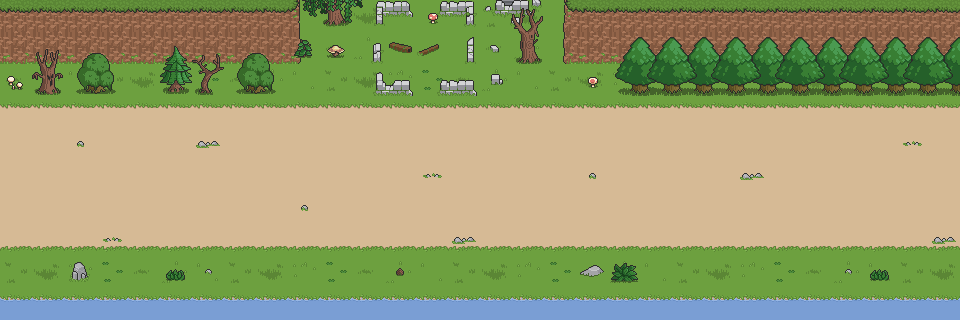

This game map was drawn from its Tiled (.tmx) file and the tilesets committed beside it. A one-line description and the trimmed map source follow:
An orthogonal 30x10 tile map with 32x32 px tiles, 4 tile layers (floor, cliff, decor1, decor2) and 12 objects (5x moster, 3x chord, 2x box, playerStart, milestone).

<map version="1.10" tiledversion="1.11.0" orientation="orthogonal" renderorder="right-down" width="30" height="10" tilewidth="32" tileheight="32" infinite="0" nextlayerid="8" nextobjectid="16">
 <editorsettings>
  <export target="stage_01_02.json" format="json" />
 </editorsettings>
 <tileset firstgid="1" name="Forest-Prairie Tileset v1" tilewidth="32" tileheight="32" tilecount="567" columns="21">
  <image source="../../Forest-Prairie Tileset v1.png" width="672" height="864" />
  <tile id="128">
   <properties>
    <property name="collides" type="bool" value="true" />
   </properties>
  </tile>
  <tile id="129">
   <properties>
    <property name="collides" type="bool" value="true" />
   </properties>
  </tile>
  <tile id="130">
   <properties>
    <property name="collides" type="bool" value="true" />
   </properties>
  </tile>
  <tile id="131">
   <properties>
    <property name="collides" type="bool" value="true" />
   </properties>
  </tile>
  <tile id="132">
   <properties>
    <property name="collides" type="bool" value="true" />
   </properties>
  </tile>
  <tile id="133">
   <properties>
    <property name="collides" type="bool" value="true" />
   </properties>
  </tile>
  <tile id="134">
   <properties>
    <property name="collides" type="bool" value="true" />
   </properties>
  </tile>
  <tile id="135">
   <properties>
    <property name="collides" type="bool" value="true" />
   </properties>
  </tile>
  <tile id="136">
   <properties>
    <property name="collides" type="bool" value="true" />
   </properties>
  </tile>
  <tile id="137">
   <properties>
    <property name="collides" type="bool" value="true" />
   </properties>
  </tile>
  <tile id="138">
   <properties>
    <property name="collides" type="bool" value="true" />
   </properties>
  </tile>
  <tile id="139">
   <properties>
    <property name="collides" type="bool" value="true" />
   </properties>
  </tile>
  <tile id="140">
   <properties>
    <property name="collides" type="bool" value="true" />
   </properties>
  </tile>
  <tile id="141">
   <properties>
    <property name="collides" type="bool" value="true" />
   </properties>
  </tile>
  <tile id="142">
   <properties>
    <property name="collides" type="bool" value="true" />
   </properties>
  </tile>
  <tile id="143">
   <properties>
    <property name="collides" type="bool" value="true" />
   </properties>
  </tile>
  <tile id="144">
   <properties>
    <property name="collides" type="bool" value="true" />
   </properties>
  </tile>
  <tile id="149">
   <properties>
    <property name="collides" type="bool" value="true" />
   </properties>
  </tile>
  <tile id="150">
   <properties>
    <property name="collides" type="bool" value="true" />
   </properties>
  </tile>
  <tile id="151">
   <properties>
    <property name="collides" type="bool" value="true" />
   </properties>
  </tile>
  <tile id="152">
   <properties>
    <property name="collides" type="bool" value="true" />
   </properties>
  </tile>
  <tile id="153">
   <properties>
    <property name="collides" type="bool" value="true" />
   </properties>
  </tile>
  <tile id="154">
   <properties>
    <property name="collides" type="bool" value="true" />
   </properties>
  </tile>
  <tile id="155">
   <properties>
    <property name="collides" type="bool" value="true" />
   </properties>
  </tile>
  <tile id="156">
   <properties>
    <property name="collides" type="bool" value="true" />
   </properties>
  </tile>
  <tile id="157">
   <properties>
    <property name="collides" type="bool" value="true" />
   </properties>
  </tile>
  <tile id="158">
   <properties>
    <property name="collides" type="bool" value="true" />
   </properties>
  </tile>
  <tile id="159">
   <properties>
    <property name="collides" type="bool" value="true" />
   </properties>
  </tile>
  <tile id="160">
   <properties>
    <property name="collides" type="bool" value="true" />
   </properties>
  </tile>
  <tile id="161">
   <properties>
    <property name="collides" type="bool" value="true" />
   </properties>
  </tile>
  <tile id="162">
   <properties>
    <property name="collides" type="bool" value="true" />
   </properties>
  </tile>
  <tile id="163">
   <properties>
    <property name="collides" type="bool" value="true" />
   </properties>
  </tile>
  <tile id="164">
   <properties>
    <property name="collides" type="bool" value="true" />
   </properties>
  </tile>
  <tile id="165">
   <properties>
    <property name="collides" type="bool" value="true" />
   </properties>
  </tile>
  <tile id="166">
   <properties>
    <property name="collides" type="bool" value="true" />
   </properties>
  </tile>
  <tile id="170">
   <properties>
    <property name="collides" type="bool" value="true" />
   </properties>
  </tile>
  <tile id="171">
   <properties>
    <property name="collides" type="bool" value="true" />
   </properties>
  </tile>
  <tile id="172">
   <properties>
    <property name="collides" type="bool" value="true" />
   </properties>
  </tile>
  <tile id="173">
   <properties>
    <property name="collides" type="bool" value="true" />
   </properties>
  </tile>
  <tile id="174">
   <properties>
    <property name="collides" type="bool" value="true" />
   </properties>
  </tile>
  <tile id="175">
   <properties>
    <property name="collides" type="bool" value="true" />
   </properties>
  </tile>
  <tile id="176">
   <properties>
    <property name="collides" type="bool" value="true" />
   </properties>
  </tile>
  <tile id="177">
   <properties>
    <property name="collides" type="bool" value="true" />
   </properties>
  </tile>
  <tile id="178">
   <properties>
    <property name="collides" type="bool" value="true" />
   </properties>
  </tile>
  <tile id="179">
   <properties>
    <property name="collides" type="bool" value="true" />
   </properties>
  </tile>
  <tile id="180">
   <properties>
    <property name="collides" type="bool" value="true" />
   </properties>
  </tile>
  <tile id="181">
   <properties>
    <property name="collides" type="bool" value="true" />
   </properties>
  </tile>
  <tile id="182">
   <properties>
    <property name="collides" type="bool" value="true" />
   </properties>
  </tile>
  <tile id="183">
   <properties>
    <property name="collides" type="bool" value="true" />
   </properties>
  </tile>
  <tile id="185">
   <properties>
    <property name="collides" type="bool" value="true" />
   </properties>
  </tile>
  <tile id="186">
   <properties>
    <property name="collides" type="bool" value="true" />
   </properties>
  </tile>
  <tile id="187">
   <properties>
    <property name="collides" type="bool" value="true" />
   </properties>
  </tile>
  <tile id="190">
   <properties>
    <property name="collides" type="bool" value="true" />
   </properties>
  </tile>
  <tile id="191">
   <properties>
    <property name="collides" type="bool" value="true" />
   </properties>
  </tile>
  <tile id="192">
   <properties>
    <property name="collides" type="bool" value="true" />
   </properties>
  </tile>
  <tile id="193">
   <properties>
    <property name="collides" type="bool" value="true" />
   </properties>
  </tile>
  <tile id="194">
   <properties>
    <property name="collides" type="bool" value="true" />
   </properties>
  </tile>
  <tile id="195">
   <properties>
    <property name="collides" type="bool" value="true" />
   </properties>
  </tile>
  <tile id="196">
   <properties>
    <property name="collides" type="bool" value="true" />
   </properties>
  </tile>
  <tile id="197">
   <properties>
    <property name="collides" type="bool" value="true" />
   </properties>
  </tile>
  <tile id="200">
   <properties>
    <property name="collides" type="bool" value="true" />
   </properties>
  </tile>
  <tile id="201">
   <properties>
    <property name="collides" type="bool" value="true" />
   </properties>
  </tile>
  <tile id="202">
   <properties>
    <property name="collides" type="bool" value="true" />
   </properties>
  </tile>
  <tile id="203">
   <properties>
    <property name="collides" type="bool" value="true" />
   </properties>
  </tile>
  <tile id="204">
   <properties>
    <property name="collides" type="bool" value="true" />
   </properties>
  </tile>
  <tile id="211">
   <properties>
    <property name="collides" type="bool" value="true" />
   </properties>
  </tile>
  <tile id="212">
   <properties>
    <property name="collides" type="bool" value="true" />
   </properties>
  </tile>
  <tile id="213">
   <properties>
    <property name="collides" type="bool" value="true" />
   </properties>
  </tile>
  <tile id="214">
   <properties>
    <property name="collides" type="bool" value="true" />
   </properties>
  </tile>
  <tile id="215">
   <properties>
    <property name="collides" type="bool" value="true" />
   </properties>
  </tile>
  <tile id="216">
   <properties>
    <property name="collides" type="bool" value="true" />
   </properties>
  </tile>
  <tile id="217">
   <properties>
    <property name="collides" type="bool" value="true" />
   </properties>
  </tile>
  <tile id="218">
   <properties>
    <property name="collides" type="bool" value="true" />
   </properties>
  </tile>
  <tile id="219">
   <properties>
    <property name="collides" type="bool" value="true" />
   </properties>
  </tile>
  <tile id="220">
   <properties>
    <property name="collides" type="bool" value="true" />
   </properties>
  </tile>
  <tile id="221">
   <properties>
    <property name="collides" type="bool" value="true" />
   </properties>
  </tile>
  <tile id="222">
   <properties>
    <property name="collides" type="bool" value="true" />
   </properties>
  </tile>
  <tile id="223">
   <properties>
    <property name="collides" type="bool" value="true" />
   </properties>
  </tile>
  <tile id="224">
   <properties>
    <property name="collides" type="bool" value="true" />
   </properties>
  </tile>
  <tile id="225">
   <properties>
    <property name="collides" type="bool" value="true" />
   </properties>
  </tile>
  <tile id="227">
   <properties>
    <property name="collides" type="bool" value="true" />
   </properties>
  </tile>
  <tile id="228">
   <properties>
    <property name="collides" type="bool" value="true" />
   </properties>
  </tile>
  <tile id="232">
   <properties>
    <property name="collides" type="bool" value="true" />
   </properties>
  </tile>
  <tile id="233">
   <properties>
    <property name="collides" type="bool" value="true" />
   </properties>
  </tile>
  <tile id="234">
   <properties>
    <property name="collides" type="bool" value="true" />
   </properties>
  </tile>
  <tile id="235">
   <properties>
    <property name="collides" type="bool" value="true" />
   </properties>
  </tile>
  <tile id="236">
   <properties>
    <property name="collides" type="bool" value="true" />
   </properties>
  </tile>
  <tile id="237">
   <properties>
    <property name="collides" type="bool" value="true" />
   </properties>
  </tile>
  <tile id="238">
   <properties>
    <property name="collides" type="bool" value="true" />
   </properties>
  </tile>
  <tile id="239">
   <properties>
    <property name="collides" type="bool" value="true" />
   </properties>
  </tile>
  <tile id="240">
   <properties>
    <property name="collides" type="bool" value="true" />
   </properties>
  </tile>
  <tile id="241">
   <properties>
    <property name="collides" type="bool" value="true" />
   </properties>
  </tile>
  <tile id="242">
   <properties>
    <property name="collides" type="bool" value="true" />
   </properties>
  </tile>
  <tile id="243">
   <properties>
    <property name="collides" type="bool" value="true" />
   </properties>
  </tile>
  <tile id="244">
   <properties>
    <property name="collides" type="bool" value="true" />
   </properties>
  </tile>
  <tile id="246">
   <properties>
    <property name="collides" type="bool" value="true" />
   </properties>
  </tile>
  <tile id="248">
   <properties>
    <property name="collides" type="bool" value="true" />
   </properties>
  </tile>
  <tile id="249">
   <properties>
    <property name="collides" type="bool" value="true" />
   </properties>
  </tile>
  <tile id="258">
   <properties>
    <property name="collides" type="bool" value="true" />
   </properties>
  </tile>
  <tile id="259">
   <properties>
    <property name="collides" type="bool" value="true" />
   </properties>
  </tile>
  <tile id="260">
   <properties>
    <property name="collides" type="bool" value="true" />
   </properties>
  </tile>
  <tile id="261">
   <properties>
    <property name="collides" type="bool" value="true" />
   </properties>
  </tile>
  <tile id="262">
   <properties>
    <property name="collides" type="bool" value="true" />
   </properties>
  </tile>
  <tile id="263">
   <properties>
    <property name="collides" type="bool" value="true" />
   </properties>
  </tile>
  <tile id="264">
   <properties>
    <property name="collides" type="bool" value="true" />
   </properties>
  </tile>
  <tile id="265">
   <properties>
    <property name="collides" type="bool" value="true" />
   </properties>
  </tile>
  <tile id="269">
   <properties>
    <property name="collides" type="bool" value="true" />
   </properties>
  </tile>
  <tile id="270">
   <properties>
    <property name="collides" type="bool" value="true" />
   </properties>
  </tile>
  <tile id="279">
   <properties>
    <property name="collides" type="bool" value="true" />
   </properties>
  </tile>
  <tile id="280">
   <properties>
    <property name="collides" type="bool" value="true" />
   </properties>
  </tile>
  <tile id="281">
   <properties>
    <property name="collides" type="bool" value="true" />
   </properties>
  </tile>
  <tile id="282">
   <properties>
    <property name="collides" type="bool" value="true" />
   </properties>
  </tile>
  <tile id="283">
   <properties>
    <property name="collides" type="bool" value="true" />
   </properties>
  </tile>
  <tile id="284">
   <properties>
    <property name="collides" type="bool" value="true" />
   </properties>
  </tile>
  <tile id="285">
   <properties>
    <property name="collides" type="bool" value="true" />
   </properties>
  </tile>
  <tile id="286">
   <properties>
    <property name="collides" type="bool" value="true" />
   </properties>
  </tile>
  <tile id="290">
   <properties>
    <property name="collides" type="bool" value="true" />
   </properties>
  </tile>
  <tile id="291">
   <properties>
    <property name="collides" type="bool" value="true" />
   </properties>
  </tile>
  <tile id="300">
   <properties>
    <property name="collides" type="bool" value="true" />
   </properties>
  </tile>
  <tile id="301">
   <properties>
    <property name="collides" type="bool" value="true" />
   </properties>
  </tile>
  <tile id="302">
   <properties>
    <property name="collides" type="bool" value="true" />
   </properties>
  </tile>
  <tile id="303">
   <properties>
    <property name="collides" type="bool" value="true" />
   </properties>
  </tile>
  <tile id="305">
   <properties>
    <property name="collides" type="bool" value="true" />
   </properties>
  </tile>
  <tile id="306">
   <properties>
    <property name="collides" type="bool" value="true" />
   </properties>
  </tile>
  <tile id="307">
   <properties>
    <property name="collides" type="bool" value="true" />
   </properties>
  </tile>
  <tile id="321">
   <properties>
    <property name="collides" type="bool" value="true" />
   </properties>
  </tile>
  <tile id="322">
   <properties>
    <property name="collides" type="bool" value="true" />
   </properties>
  </tile>
  <tile id="323">
   <properties>
    <property name="collides" type="bool" value="true" />
   </properties>
  </tile>
 </tileset>
 <layer id="1" name="floor" width="30" height="10">
  <data>[300 cells, 300 non-empty, 12 distinct tile ids]</data>
 </layer>
 <layer id="5" name="cliff" width="30" height="10">
  <data>[300 cells, 46 non-empty, 6 distinct tile ids]</data>
 </layer>
 <layer id="4" name="decor1" width="30" height="10">
  <data>[300 cells, 68 non-empty, 37 distinct tile ids]</data>
 </layer>
 <layer id="6" name="decor2" width="30" height="10">
  <data>[300 cells, 32 non-empty, 15 distinct tile ids]</data>
 </layer>
 <objectgroup id="7" name="object">
  <object id="1" name="playerStart" x="13.5" y="186">
   <point />
  </object>
  <object id="2" name="chordStart" type="chord" x="14" y="148.5">
   <point />
  </object>
  <object id="3" name="chordBattle" type="chord" x="528.5" y="86">
   <point />
  </object>
  <object id="4" name="milestone" x="944" y="151.5">
   <point />
  </object>
  <object id="5" name="chordEnd" type="chord" x="913.5" y="150">
   <point />
  </object>
  <object id="6" name="tomato" type="moster" x="225" y="156.5">
   <point />
  </object>
  <object id="7" name="tomato" type="moster" x="326.5" y="222">
   <point />
  </object>
  <object id="8" name="tomato" type="moster" x="511.5" y="176">
   <point />
  </object>
  <object id="9" name="eggplant" type="moster" x="664.5" y="139.5">
   <point />
  </object>
  <object id="10" name="eggplant" type="moster" x="746.5" y="217">
   <point />
  </object>
  <object id="13" name="box" x="336.287" y="125.691">
   <point />
  </object>
  <object id="15" name="box" x="79.0774" y="250.551">
   <point />
  </object>
 </objectgroup>
</map>
